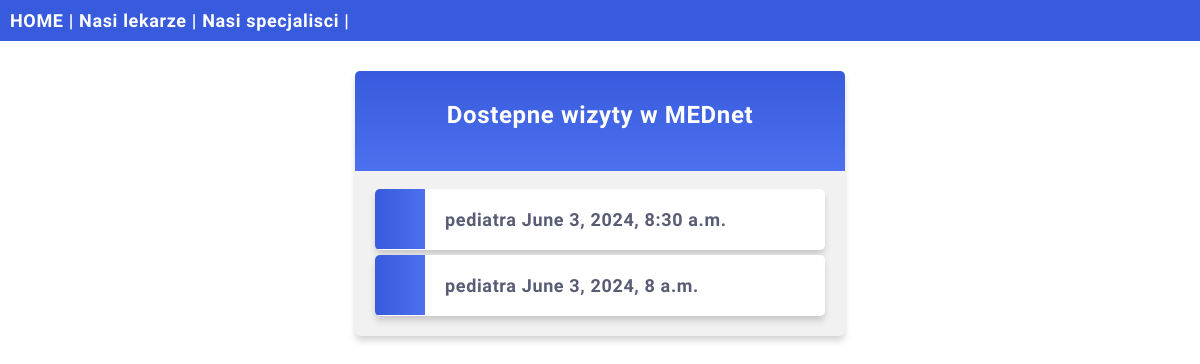
Screenshot of /visits/ with the database file from the repository.
### app/models.py (models this page shows, shortened)
class Visit(models.Model):
    created_date = models.DateTimeField(auto_now_add=True)
    patient = models.ForeignKey(Patient, on_delete=models.PROTECT, related_name='reservations', blank=True, null=True)
    doctor = models.ForeignKey(Doctor, on_delete=models.CASCADE, related_name='reservations')
    speciality = models.CharField(max_length=100, null=True, blank=True)
    date = models.DateTimeField()
    description = models.TextField()
    class Meta:
        verbose_name_plural = "Wizyty"
    def is_past(self):
        return self.date < timezone.now() - datetime.timedelta(days=1)

### app/views.py (the view)
# urls.py: path('visits/', views.visits, name='available_visits'),
def visits(request):
    available_visits = Visit.objects.filter(patient__isnull=True)
    future_visits = [available_visit for available_visit in available_visits if not available_visit.is_past()]
    template = loader.get_template('visits.html')
    context = {'future_visits': future_visits}
    return HttpResponse(template.render(context, request))

### app/templates/visits.html (shortened to what this page needs)
{% extends "main.html" %}
{% block content %}
  <div class="mycard">
    <h1>Dostepne wizyty w MEDnet</h1>
    <ul>
      {% for visit in future_visits %}
        <li onclick="window.location = 'visit/{{ visit.id }}'">{{ visit.speciality }} {{ visit.date }} </li>
      {% empty %}
      <li> Brak dostepnych wizyt</li>
      {% endfor %}
    </ul>
  </div>
{% endblock %}

### static/staff.css (style rules this page uses)
body { margin:0; font: 600 18px 'Source Sans Pro', sans-serif; letter-spacing: 0.64px; color: #585d74; }
.mycard { background-color: #f1f1f1; background-image: linear-gradient(to bottom, #375BDC, #4D70EF); background-size: 100% 100px; background-repeat: no-repeat; margin: 30px auto; width: 450px; border-radius: 5px; box-shadow: 0 5px 7px -1px rgba(51, 51, 51, 0.23); padding: 20px; }
.mycard h1 { text-align: center; color:#ffffff; margin:10px 0 60px 0; font-size: 24px; }
ul { list-style-type: none; padding: 0; margin: 0; }
li { background-color: #ffffff; background-image: linear-gradient(to right, #375BDC, #4D70EF); background-size: 50px 60px; background-repeat: no-repeat; cursor: pointer; transition: transform .25s; border-radius: 5px; box-shadow: 0 5px 7px -1px rgba(51, 51, 51, 0.23); padding: 20px; padding-left: 70px; margin-top: 5px; width: 80%; }

### rows the page displays
Visit: speciality "pediatra", date "June 3, 2024, 8:30 a.m."
Visit: speciality "pediatra", date "June 3, 2024, 8 a.m."
